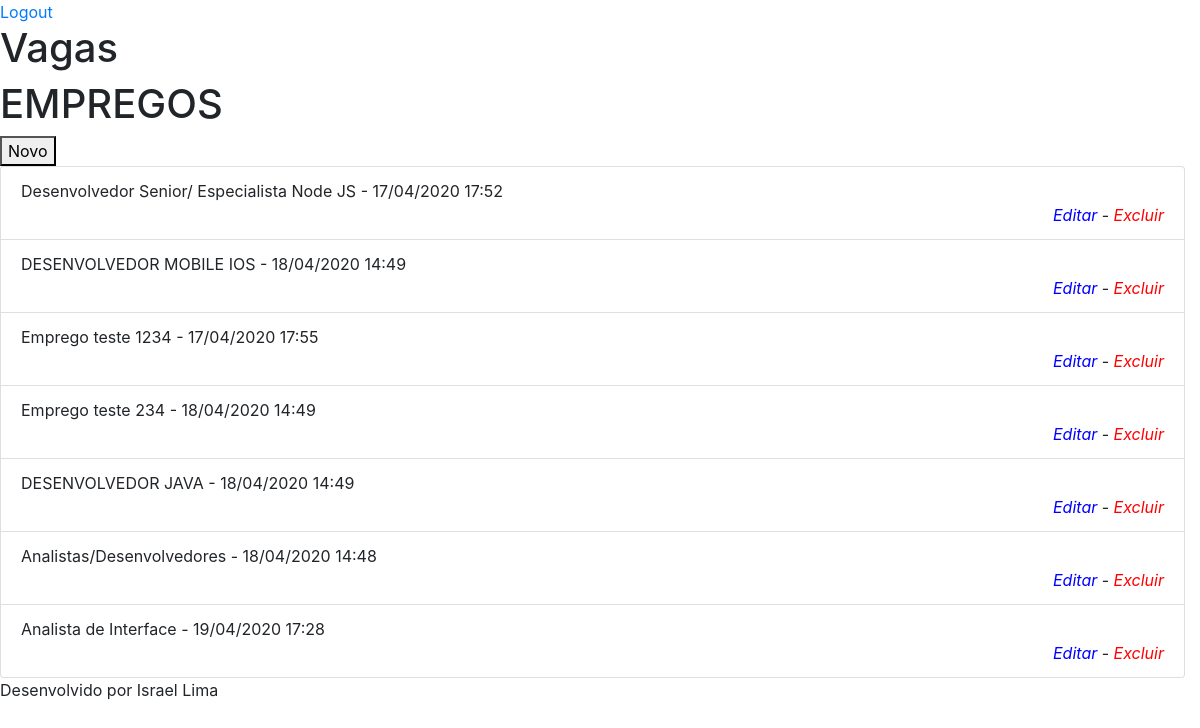
The app's page /empregos/ (signed in) with its own data.
### emprego/models.py (models this page shows, shortened)
class Empregos(models.Model):
    titulo = models.CharField(max_length=200)
    empresa = models.CharField(max_length=100)
    descricao = models.TextField(blank=True, null=True)
    data_emprego = models.DateTimeField(verbose_name='Data do Criação')
    data_criacao = models.DateTimeField(auto_now=True, verbose_name='Data do Evento')
    usuario = models.ForeignKey(User, on_delete=models.CASCADE)
    class Meta:
        db_table='empregos'
    def get_data_criacao(self):
        return self.data_criacao.strftime('%d/%m/%Y %H:%M')

### emprego/views.py (the view)
# urls.py: path('empregos/', views.lista_empregos),
@login_required(login_url='/login')
def lista_empregos(request):
    empregos = Empregos.objects.all()
    dados = {'empregos': empregos}
    return render(request, 'empregos.html', dados)

### templates/empregos.html
{% extends "model-page.html" %}
{% block content  %}
    <H1>EMPREGOS</H1>
    <a href="/empregos/novo_emprego">
        <button>Novo</button>
    </a>
    <ul  class="container-fluid list-group">
        {% for emprego in empregos%}
            <li class="list-group-item">{{emprego.titulo}} - {{ emprego.get_data_criacao }}
               <div align="right">
                   <a href="novo_emprego/?id={{ emprego.id }}" >
                    <i class="fas fa-edit" style="color:blue">Editar</i>
                </a> -
                <a href="novo_emprego/delete/{{ emprego.id }}/" >
                   <i class="fas fa-trash" style="color:red">Excluir</i>
                </a>
               </div>
            </li>
        {%endfor%}
    </ul>
{% endblock %}

### templates/model-page.html (shortened to what this page needs)
<!DOCTYPE html>
<html lang="en">
<head>
    {% include "model-header.html" %}
    <link href="https://stackpath.bootstrapcdn.com/bootstrap/4.4.1/css/bootstrap.min.css" rel="stylesheet">
</head>
<body>
{% block content %} {% endblock %}
{% include "model-footer.html" %}
</body>
</html>

### templates/model-header.html (shortened to what this page needs)
    <a href="/logout" style="align-text=right">Logout</a>
    <H1>Vagas</H1>

### templates/model-footer.html
<p>Desenvolvido por Israel Lima</p>

### records on screen
Empregos: titulo "Desenvolvedor Senior/ Especialista Node JS", get_data_criacao "17/04/2020 17:52"
Empregos: titulo "DESENVOLVEDOR MOBILE IOS", get_data_criacao "18/04/2020 14:49"
Empregos: titulo "Emprego teste 1234", get_data_criacao "17/04/2020 17:55"
Empregos: titulo "Emprego teste 234", get_data_criacao "18/04/2020 14:49"
Empregos: titulo "DESENVOLVEDOR JAVA", get_data_criacao "18/04/2020 14:49"
Empregos: titulo "Analistas/Desenvolvedores", get_data_criacao "18/04/2020 14:48"
Empregos: titulo "Analista de Interface", get_data_criacao "19/04/2020 17:28"
